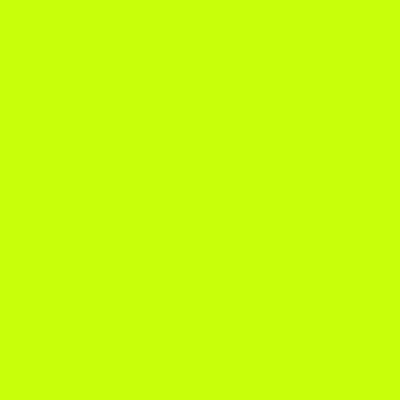
Frame 1 (no input)
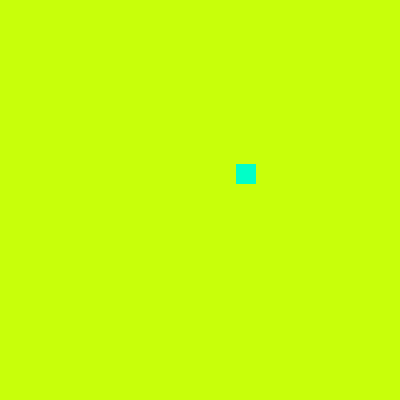
Frame 60 (the mouse pressed at the canvas centre just before this capture)
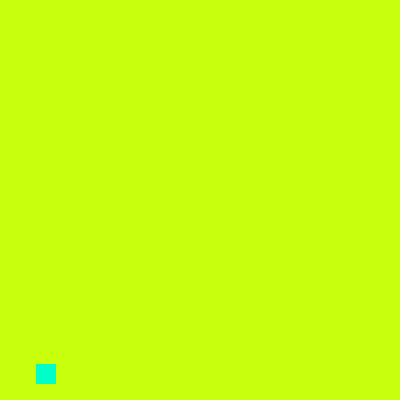
Frame 120 (the mouse held since frame 60 and released just before this capture)

The Processing sketch that drew these frames (run headless with seeded random() and noise(); from frame 60 on, the mouse is pressed at the canvas centre):

// Processing sketch: processing_346
// ── processing_346.pde

//carolina vallejo
//animar con porcentajes
//processing 0

float xposA;
float xposB;
float yposA;
float yposB;
float perc;

void setup(){
  size (400,400);
  xposA = 0;
  yposA = 400;
  xposB = 400;
  yposB = 0;
  perc = 0;
  
}

void draw(){
  background(200,255,10);
  float myX = (1-perc)*xposA + perc*xposB;
  float myY = (1-perc)*yposA + perc*yposB;
  fill(0,255,200);
  noStroke();
  rect (myX,myY,20,20);
  perc = perc + 0.01;
  if (perc > 1){
   perc = 0; 
  }
  
  
}

void mousePressed(){
 xposB = mouseX;
 yposB = mouseY; 
  
}
